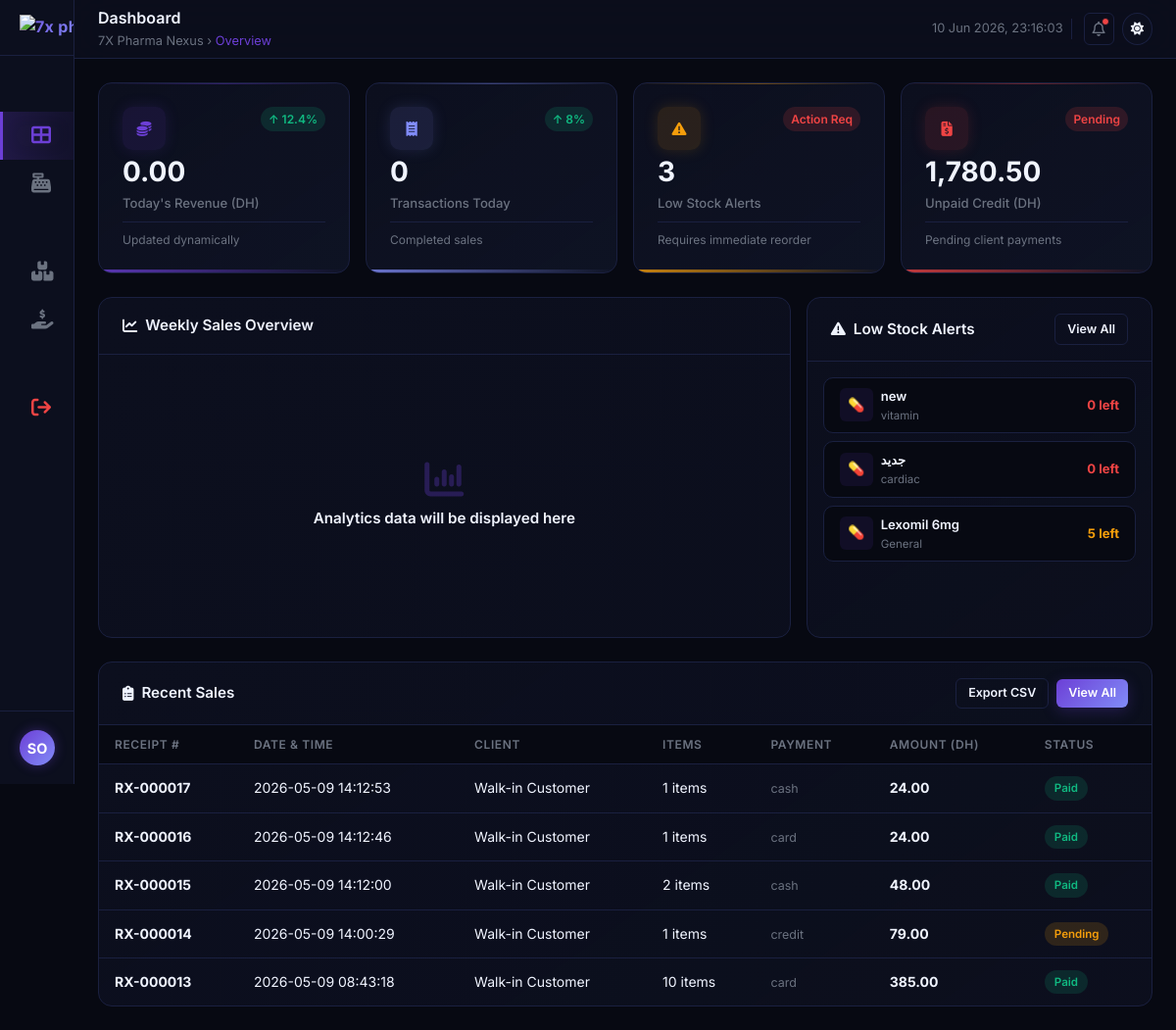
The page /public/dashboard (signed in) on the database as committed earlier.
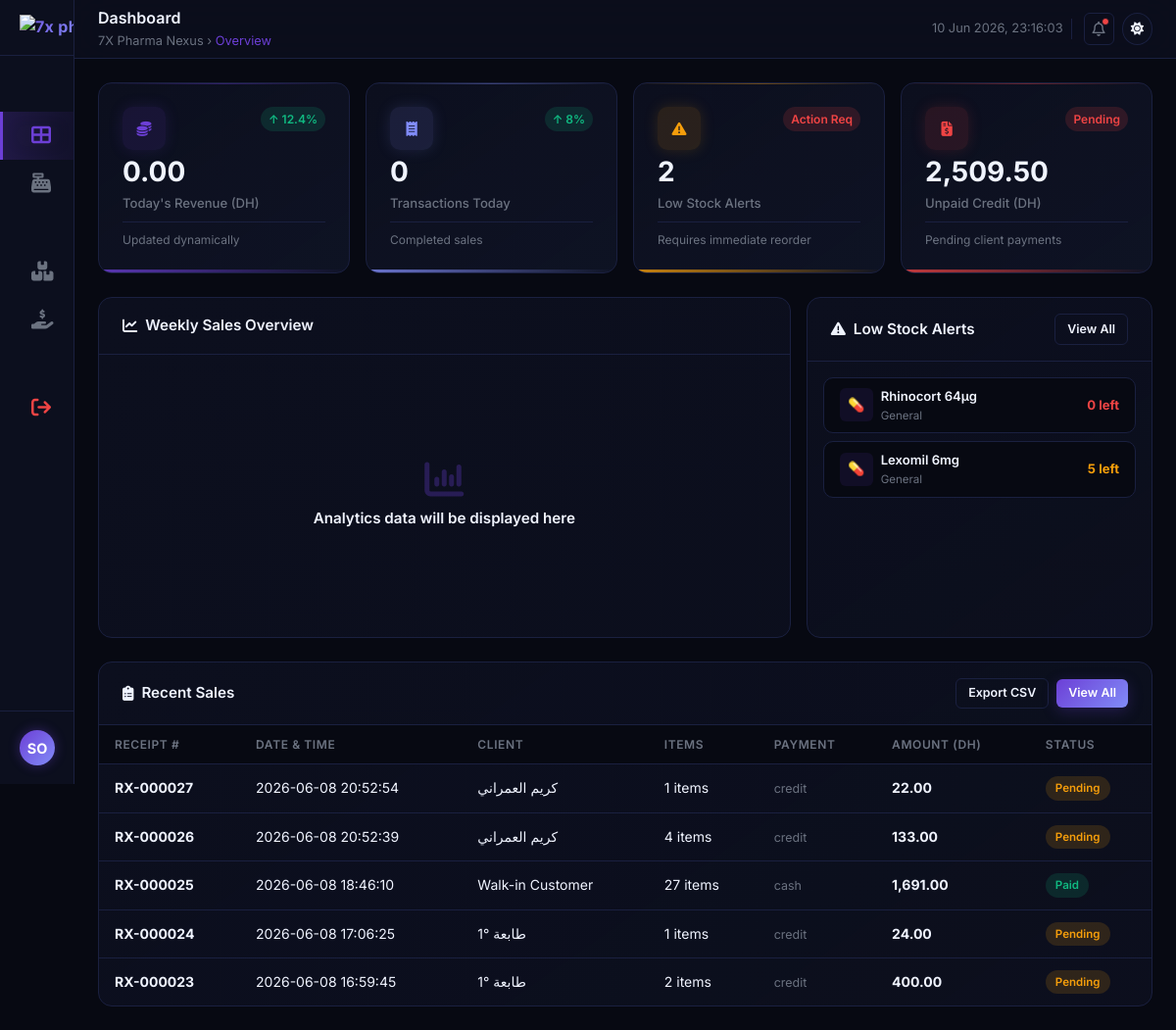
The same page on the database as committed later.
### tables this page shows
CREATE TABLE `medicines` (
  `id` int(11) NOT NULL,
  `barcode` varchar(50) NOT NULL,
  `name` varchar(150) NOT NULL,
  `dci` varchar(150) DEFAULT NULL,
  `category` varchar(100) DEFAULT 'General',
  `price` decimal(10,2) NOT NULL,
  `cost_price` decimal(10,2) NOT NULL,
  `created_at` timestamp NOT NULL DEFAULT current_timestamp(),
  `deleted_at` timestamp NULL DEFAULT NULL
);

CREATE TABLE `sales` (
  `id` bigint(20) NOT NULL,
  `user_id` int(11) NOT NULL,
  `client_id` int(11) DEFAULT NULL,
  `total_amount` decimal(12,2) NOT NULL,
  `payment_method` enum('cash','card','credit','cheque','mutuelle') NOT NULL,
  `created_at` timestamp NOT NULL DEFAULT current_timestamp(),
  `deleted_at` timestamp NULL DEFAULT NULL
);

### views/pages/dashboard.php (the view, shortened to what the changed rows need)
<!DOCTYPE html>
<html lang="en" data-theme="dark">
<head>
    <link rel="stylesheet" href="https://cdnjs.cloudflare.com/ajax/libs/font-awesome/6.5.1/css/all.min.css">
    <link rel="stylesheet" href="<?= BASE_URL ?>/assets/css/global.css">
    <link rel="stylesheet" href="<?= BASE_URL ?>/assets/css/dashboard.css">
</head>
<body>
    <div class="dashboard-layout">
        <aside class="sidebar" id="sidebar" aria-label="Main navigation">
            <div class="sidebar-brand">
                <img src="<?= BASE_URL ?>/assets/images/logo/7X-PHARMA-ICO.png" alt="7x pharma logo">
            </div>
            <nav class="sidebar-nav" aria-label="Sidebar navigation">
                <?php if (isset($_SESSION['role']) && $_SESSION['role'] === 'admin'): ?>
                    <a href="<?= BASE_URL ?>/dashboard" class="nav-item active" aria-current="page">
                        <i class="fa-solid fa-table-cells-large fa-fw"></i>
                    </a>
                <?php endif; ?>
                <a href="<?= BASE_URL ?>/pos" class="nav-item">
                    <i class="fa-solid fa-cash-register fa-fw"></i>
                </a>
                <?php if (isset($_SESSION['role']) && $_SESSION['role'] === 'admin'): ?>
                    <a href="<?= BASE_URL ?>/inventory" class="nav-item">
                        <i class="fa-solid fa-boxes-stacked fa-fw"></i>
                    </a>
                <?php endif; ?>
                <a href="<?= BASE_URL ?>/credit" class="nav-item">
                    <i class="fa-solid fa-hand-holding-dollar fa-fw"></i>
                </a>
                <a href="<?= BASE_URL ?>/auth/logout" class="nav-item" style="color: var(--color-danger);">
                    <i class="fa-solid fa-arrow-right-from-bracket fa-fw"></i>
                </a>
            </nav>
            <div class="sidebar-footer">
                <div class="sidebar-user">
                    <div class="user-avatar"><?= strtoupper(substr($_SESSION['name'] ?? 'AD', 0, 2)) ?></div>
                </div>
            </div>
        </aside>
        <div class="main-content">
            <header class="top-navbar">
                <div class="navbar-left">
                    <div>
                        <div class="page-title">Dashboard</div>
                        <div class="breadcrumb">7X Pharma Nexus &rsaquo; <span>Overview</span></div>
                    </div>
                </div>
                <div class="navbar-right">
                    <span class="navbar-clock" id="navbar-clock"></span>
                    <a href="<?= BASE_URL ?>/notification" class="btn-notification" aria-label="Notifications">
                        <i class="fa-regular fa-bell"></i>
                            <span class="notification-dot active"></span>
                    </a>
                    <button id="theme-toggle" class="btn-icon" aria-label="Toggle Theme">
                        <span id="theme-icon"></span>
                    </button>
                </div>
            </header>
            <main class="page-body" id="main-page-body">
                <section aria-label="Statistics overview">
                    <div class="stats-grid">
                        <div class="stat-card cyan">
                            <div class="stat-card-header">
                                <div class="stat-card-icon">
                                    <i class="fa-solid fa-coins"></i>
                                </div>
                                <span class="stat-card-trend trend-up">↑ 12.4%</span>
                            </div>
                            <div class="stat-card-value"><?= number_format($daily_revenue ?? 0, 2) ?></div>
                            <div class="stat-card-label">Today's Revenue (DH)</div>
                            <div class="stat-card-sub">Updated dynamically</div>
                        </div>
                        <div class="stat-card blue">
                            <div class="stat-card-header">
                                <div class="stat-card-icon">
                                    <i class="fa-solid fa-receipt"></i>
                                </div>
                                <span class="stat-card-trend trend-up">↑ 8%</span>
                            </div>
                            <div class="stat-card-value"><?= number_format($daily_transactions ?? 0) ?></div>
                            <div class="stat-card-label">Transactions Today</div>
                            <div class="stat-card-sub">Completed sales</div>
                        </div>
                        <div class="stat-card yellow">
                            <div class="stat-card-header">
                                <div class="stat-card-icon">
                                    <i class="fa-solid fa-triangle-exclamation"></i>
                                </div>
                                <span class="stat-card-trend trend-down">Action Req</span>
                            </div>
                            <div class="stat-card-value"><?= number_format($low_stock_count ?? 0) ?></div>
                            <div class="stat-card-label">Low Stock Alerts</div>
                            <div class="stat-card-sub">Requires immediate reorder</div>
                        </div>
                        <div class="stat-card red">
                            <div class="stat-card-header">
                                <div class="stat-card-icon">
                                    <i class="fa-solid fa-file-invoice-dollar"></i>
                                </div>
                                <span class="stat-card-trend trend-down">Pending</span>
                            </div>
                            <div class="stat-card-value"><?= number_format($unpaid_credit ?? 0, 2) ?></div>
                            <div class="stat-card-label">Unpaid Credit (DH)</div>
                            <div class="stat-card-sub">Pending client payments</div>
                        </div>
                    </div>
                </section>
                <div class="dashboard-row two-col">
                    <div class="panel">
                        <div class="panel-header">
                            <h2 class="panel-title">
                                <i class="fa-solid fa-chart-line"></i>
                                Weekly Sales Overview
                            </h2>
                        </div>
                        <div class="panel-body">
                            <div class="chart-placeholder">
                                <i class="fa-solid fa-chart-column"></i>
                                <p>Analytics data will be displayed here</p>
                            </div>
                        </div>
                    </div>
                    <div class="panel">
                        <div class="panel-header">
                            <h2 class="panel-title">
                                <i class="fa-solid fa-triangle-exclamation"></i>
                                Low Stock Alerts
                            </h2>
                            <a href="<?= BASE_URL ?>/inventory" class="btn btn-outline btn-sm">View All</a>
                        </div>
                        <div class="panel-body" style="padding: var(--space-3);">
                            <div class="stock-list">
                                <?php if (isset($low_stock_items) && count($low_stock_items) > 0): ?>
                                    <?php foreach ($low_stock_items as $item): ?>
                                        <div class="stock-item">
                                            <div class="stock-item-icon">💊</div>
                                            <div class="stock-item-info">
                                                <div class="stock-item-name"><?= htmlspecialchars($item['name']) ?></div>
                                                <div class="stock-item-category"><?= htmlspecialchars($item['category'] ?? 'Medicine') ?></div>
                                            </div>
                                            <div class="stock-qty <?= $item['current_quantity'] <= 3 ? 'critical' : '' ?>"><?= $item['current_quantity'] ?> left</div>
                                        </div>
                                    <?php endforeach; ?>
                                <?php else: ?>
                                    <div style="text-align: center; color: var(--text-muted); padding: 1rem 0;">All stock levels are optimal.</div>
                                <?php endif; ?>
                            </div>
                        </div>
                    </div>
                </div>
                <div class="dashboard-row full-col">
                    <div class="panel">
                        <div class="panel-header">
                            <h2 class="panel-title">
                                <i class="fa-solid fa-clipboard-list"></i>
                                Recent Sales
                            </h2>
                            <div class="panel-actions">
                                <a href="#" class="btn btn-outline btn-sm">Export CSV</a>
                                <a href="<?= BASE_URL ?>/reports/sales" class="btn btn-primary btn-sm">View All</a>
                            </div>
                        </div>
                        <div class="table-responsive">
                            <table class="data-table" aria-label="Recent sales table">
                                <thead>
                                    <tr>
                                        <th>Receipt #</th>
                                        <th>Date & Time</th>
                                        <th>Client</th>
                                        <th>Items</th>
                                        <th>Payment</th>
                                        <th>Amount (DH)</th>
                                        <th>Status</th>
                                    </tr>
                                </thead>
                                <tbody>
                                    <?php if (isset($recent_sales) && count($recent_sales) > 0): ?>
                                        <?php foreach ($recent_sales as $sale): ?>
                                            <tr>
                                                <td><strong><?= htmlspecialchars($sale['receipt_number']) ?></strong></td>
                                                <td><?= htmlspecialchars($sale['created_at']) ?></td>
                                                <td><?= htmlspecialchars($sale['client_name'] ?? 'Walk-in Customer') ?></td>
                                                <td><?= htmlspecialchars($sale['items_count']) ?> items</td>
                                                <td><span class="pay-tag"><?= htmlspecialchars($sale['payment_method']) ?></span></td>
                                                <td class="amount-col"><?= number_format($sale['total_amount'], 2) ?></td>
                                                <td>
                                                    <span class="badge <?= strtolower($sale['status']) === 'paid' ? 'badge-success' : (strtolower($sale['status']) === 'pending' ? 'badge-warning' : 'badge-danger') ?>">
                                                        <?= htmlspecialchars($sale['status']) ?>
                                                    </span>
                                                </td>
                                            </tr>
                                        <?php endforeach; ?>
                                    <?php else: ?>
                                        <tr>
                                            <td colspan="7" style="text-align: center; padding: 2rem; color: var(--text-muted);">No recent sales found today.</td>
                                        </tr>
                                    <?php endif; ?>
                                </tbody>
                            </table>
                        </div>
                    </div>
                </div>
            </main>
        </div>
    </div>
</body>
</html>

Rows that differ between the two databases and show on the page:
no longer on this page (row edited): medicines: name "new", category "vitamin", current_quantity "0"
no longer on this page (row edited): medicines: name "جديد", category "cardiac", current_quantity "0"
no longer on this page (row unchanged): sales: receipt_number "RX-000017", created_at "2026-05-09 14:12:53", client_name "Walk-in Customer", items_count "1", payment_method "cash", total_amount "24.00", status "Paid"
no longer on this page (row unchanged): sales: receipt_number "RX-000016", created_at "2026-05-09 14:12:46", client_name "Walk-in Customer", items_count "1", payment_method "card", total_amount "24.00", status "Paid"
no longer on this page (row unchanged): sales: receipt_number "RX-000015", created_at "2026-05-09 14:12:00", client_name "Walk-in Customer", items_count "2", payment_method "cash", total_amount "48.00", status "Paid"
no longer on this page (row unchanged): sales: receipt_number "RX-000014", created_at "2026-05-09 14:00:29", client_name "Walk-in Customer", items_count "1", payment_method "credit", total_amount "79.00", status "Pending"
no longer on this page (row unchanged): sales: receipt_number "RX-000013", created_at "2026-05-09 08:43:18", client_name "Walk-in Customer", items_count "10", payment_method "card", total_amount "385.00", status "Paid"
now on this page (row unchanged): medicines: name "Rhinocort 64µg", category "General", current_quantity "0"
added sales: receipt_number "RX-000027", created_at "2026-06-08 20:52:54", client_name "كريم العمراني", items_count "1", payment_method "credit", total_amount "22.00", status "Pending"
added sales: receipt_number "RX-000026", created_at "2026-06-08 20:52:39", client_name "كريم العمراني", items_count "4", payment_method "credit", total_amount "133.00", status "Pending"
added sales: receipt_number "RX-000025", created_at "2026-06-08 18:46:10", client_name "Walk-in Customer", items_count "27", payment_method "cash", total_amount "1,691.00", status "Paid"
added sales: receipt_number "RX-000024", created_at "2026-06-08 17:06:25", client_name "طابعة °1", items_count "1", payment_method "credit", total_amount "24.00", status "Pending"
added sales: receipt_number "RX-000023", created_at "2026-06-08 16:59:45", client_name "طابعة °1", items_count "2", payment_method "credit", total_amount "400.00", status "Pending"
Other text that changed with them:
$low_stock_count: "3" → "2"
$unpaid_credit: "1,780.50" → "2,509.50"
